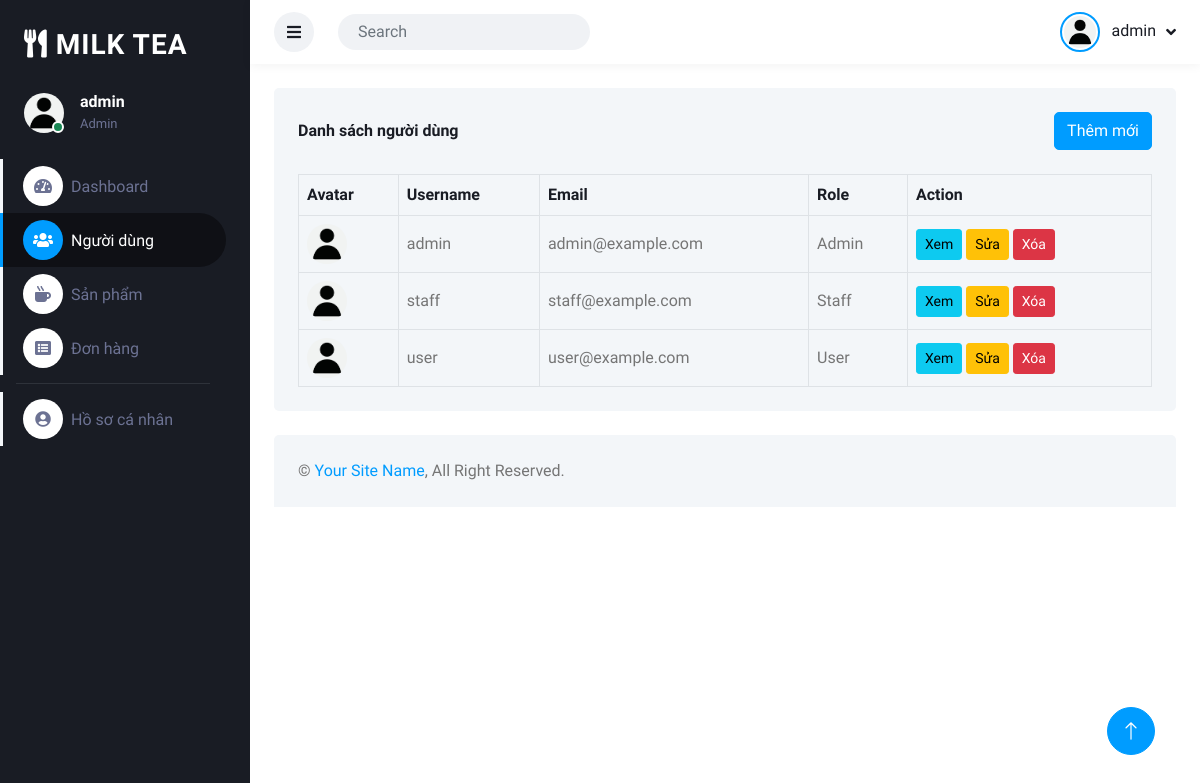
The app's page /admin/users (signed in) with its own data.
### tables this page shows
CREATE TABLE `user` (
  `user_id` int NOT NULL,
  `username` varchar(100) NOT NULL,
  `password` varchar(255) NOT NULL,
  `email` varchar(150) DEFAULT NULL,
  `phone` varchar(20) DEFAULT NULL,
  `role_id` int DEFAULT 3,
  `avatar` varchar(255) DEFAULT 'user.png',
  `created_at` timestamp NULL DEFAULT CURRENT_TIMESTAMP
);

### controller/admin/UserController.php (called while the page is built, shortened)
<?php
class UserController extends \Controller
{
    private $userModel;
    public function __construct()
    {
        $this->userModel = new \User();
    }
    public function listUsers()
    {
        $users = $this->userModel->getAll();
        $this->loadView('admin/user/list.php', ['users' => $users]);
    }
}

### index.php (called while the page is built, shortened)
<?php
$router = new Router();
$router->dispatch();
?>

### entity/Model.php (called while the page is built, shortened)
<?php
require_once __DIR__ . '/../database/connect.php';
class Model
{
    protected $table;
    protected $conn;
    public function __construct()
    {
        global $conn;
        $this->conn = $conn;
    }
    public function getAll($conditions = [])
    {
        $sql = "SELECT * FROM `{$this->table}`";
        $stmt = $this->conn->prepare($sql);
        $stmt->execute();
        return $stmt->fetchAll(PDO::FETCH_ASSOC);
    }
}

### database/config.php (called while the page is built, shortened)
<?php
function admin_asset_url($path)
{
    $path = ltrim($path, '/');
    return BASE_URL . 'public/admin/' . $path;
}
function get_avatar_url($avatar = null)
{
    $defaults = ['user.jpg', 'user.png', 'default.png', 'default.jpg'];
    return admin_asset_url('img/user.png');
}

### view/admin/user/list.php (the view, shortened to what this page needs)
<?php
require_once __DIR__ . '/../../../database/config.php';
include __DIR__ . '/../template/header.php';
?>
<div class="container-fluid pt-4 px-4">
    <div class="bg-light text-center rounded p-4">
        <div class="d-flex align-items-center justify-content-between mb-4">
            <h6 class="mb-0">Danh sách người dùng</h6>
            <a href="<?php echo BASE_URL; ?>admin/add-user" class="btn btn-primary">Thêm mới</a>
        </div>
        <div class="table-responsive">
            <table class="table text-start align-middle table-bordered table-hover mb-0">
                <thead>
                    <tr class="text-dark">
                        <th scope="col">Avatar</th>
                        <th scope="col">Username</th>
                        <th scope="col">Email</th>
                        <th scope="col">Role</th>
                        <th scope="col">Action</th>
                    </tr>
                </thead>
                <tbody>
                    <?php if (!empty($users)): ?>
                        <?php foreach ($users as $user): ?>
                            <tr>
                                <td>
                                    <?php
                                    $avatarPath = get_avatar_url($user['avatar'] ?? null);
                                    ?>
                                    <img src="<?php echo $avatarPath; ?>" alt="" style="width: 40px; height: 40px; object-fit: cover; border-radius: 50%;">
                                </td>
                                <td><?php echo htmlspecialchars($user['username'] ?? ''); ?></td>
                                <td><?php echo htmlspecialchars($user['email'] ?? ''); ?></td>
                                <td><?php echo htmlspecialchars($user['role_name'] ?? ''); ?></td>
                                <td>
                                    <a class="btn btn-sm btn-info" href="<?php echo BASE_URL; ?>admin/show-user?id=<?php echo $user['user_id']; ?>">Xem</a>
                                    <a class="btn btn-sm btn-warning" href="<?php echo BASE_URL; ?>admin/edit-user?id=<?php echo $user['user_id']; ?>">Sửa</a>
                                    <a class="btn btn-sm btn-danger" href="<?php echo BASE_URL; ?>admin/delete-user?id=<?php echo $user['user_id']; ?>" onclick="return confirm('Bạn có chắc chắn muốn xóa?');">Xóa</a>
                                </td>
                            </tr>
                        <?php endforeach; ?>
                    <?php else: ?>
                        <tr><td colspan="5" class="text-center">Không có người dùng nào.</td></tr>
                    <?php endif; ?>
                </tbody>
            </table>
        </div>
    </div>
</div>
<?php
include __DIR__ . '/../template/footer.php';
?>

### public/admin/css/style.css (style rules this page uses)
:root { --primary: #009CFF; --light: #F3F6F9; --dark: #191C24; }
.btn { transition: .5s; }
.btn.btn-primary { color: #FFFFFF; }

### records on screen
user: avatar (placeholder picture), username "admin", email "admin@example.com", role_name "Admin"
user: avatar (placeholder picture), username "staff", email "staff@example.com", role_name "Staff"
user: avatar (placeholder picture), username "user", email "user@example.com", role_name "User"

### other values on screen
$_SESSION['username'] "admin"
$_SESSION['role_name'] "Admin"
